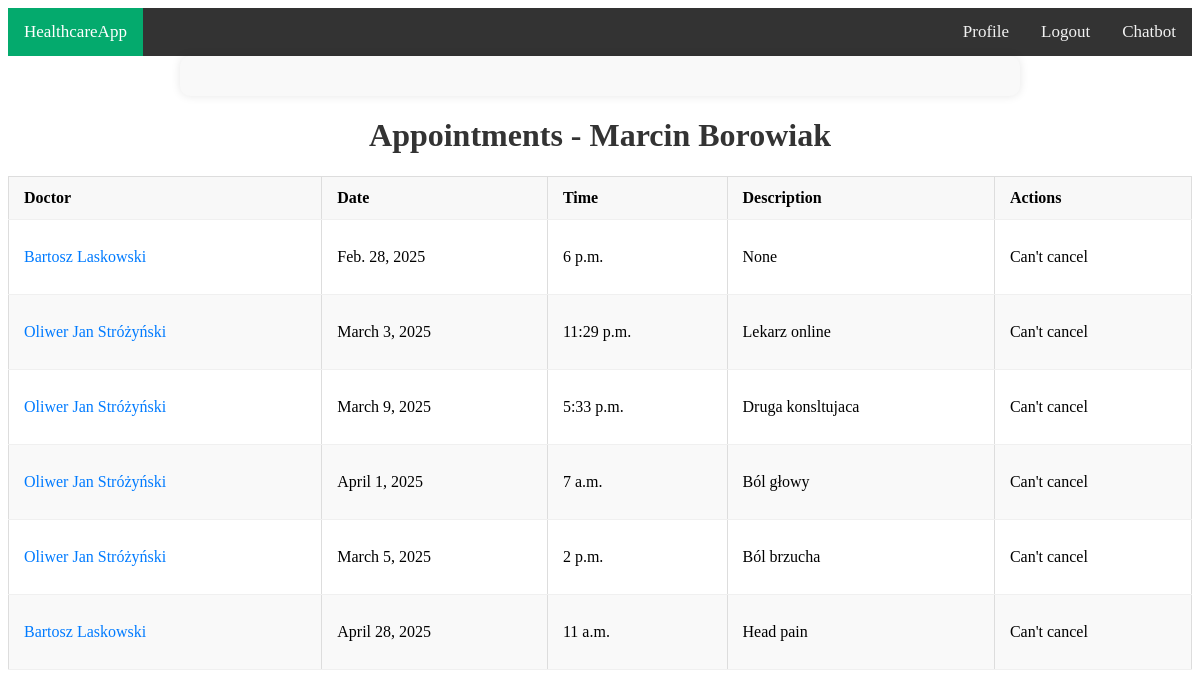
Page /patients/view_appoinments/1 (signed in) on the earlier database version.
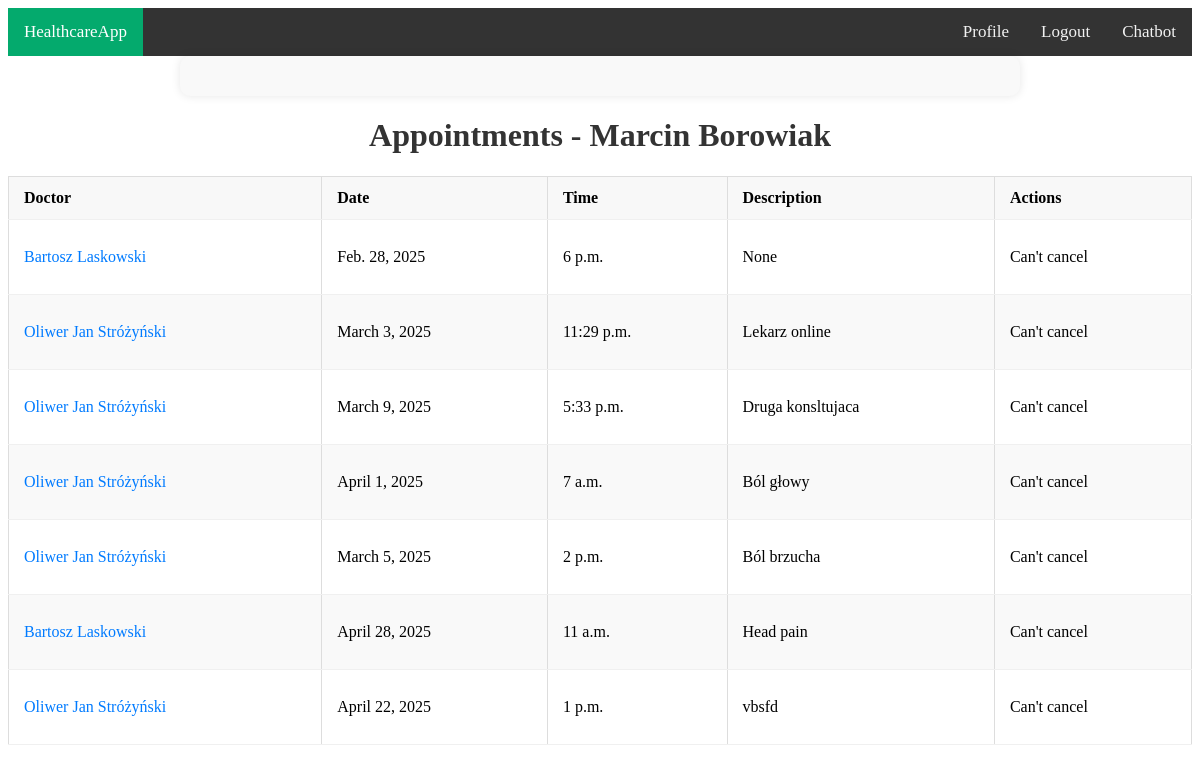
Same page on the later database version.
### doctors/models.py (models this page shows, shortened)
class Appointment(models.Model):
    doctor_id=models.ForeignKey(Doctor,on_delete=models.CASCADE)
    patient_id=models.ForeignKey('patients.Patient',on_delete=models.CASCADE)
    date=models.DateField()
    time=models.TimeField()
    description=models.TextField(null=True,blank=True)

class Doctor(models.Model):
    id = models.AutoField(primary_key=True)
    first_name = models.CharField(max_length=100)
    second_name = models.CharField(max_length=100,null=True,blank=True)
    last_name = models.CharField(max_length=100)
    email = models.EmailField(max_length=100)
    user = models.OneToOneField(User,on_delete=models.CASCADE,null=True,blank=True)
    def __str__(self):
        if self.second_name == None:
            return self.first_name + " " + self.last_name
        else:
            return self.first_name + " " + self.second_name + " "+ self.last_name

### patients/views.py (the view)
# urls.py: path("view_appoinments/<int:id>",views.view_appointments,name='view_appointments'),
def view_appointments(request,id):
    patient = Patient.objects.get(user=request.user)
    appointments = Appointment.objects.filter(patient_id=patient)
    context = {'appointments': appointments,'today': timezone.now().date()}
    return render(request, 'patients/appointments.html',context)

### templates/patients/appointments.html
{% extends "base.html" %}
{% block content %}
{% if appointments != None %}
<div class = "appointments-own">
    <h1>Appointments - {{ user.first_name }} {{ user.last_name }}</h1>
    <table class="table">
        <thead>
            <tr>
                <th>Doctor</th>
                <th>Date</th>
                <th>Time</th>
                <th>Description</th>
                <th>Actions</th>
            </tr>
        </thead>
        <tbody>
            {% for appointment in appointments %}
            <tr>
                <td><a class="doctor-link" href="{% url 'doctors:doctorProfile' appointment.doctor_id.id %}">{{ appointment.doctor_id }}</a></td>
                <td>{{ appointment.date }}</td>
                <td>{{ appointment.time }}</td>
                <td> {{ appointment.description }}</td>
                <td>
                    {% if appointment.date >= today %}
                    <form method="POST" action="{% url 'patients:cancel_appointment' appointment.id %}">
                        {% csrf_token %}
                            <button type="submit" class="btn btn-danger"
                        onclick="return confirm('Are you sure you want to cancel this appointment?');">
                    Cancel Appointment
                            </button>
                    </form>
                    {% else %}
                    <p>Can't cancel</p>
                    {% endif %}
                </td>
            </tr>
            {% endfor %}
        </tbody>
    </table>
    {% endif %}
</div>
{% endblock %}

Differences in the rows shown:
added Appointment: doctor_id "Oliwer Jan Stróżyński", date "April 22, 2025", time "1 p.m.", description "vbsfd", shows "Can't cancel"
